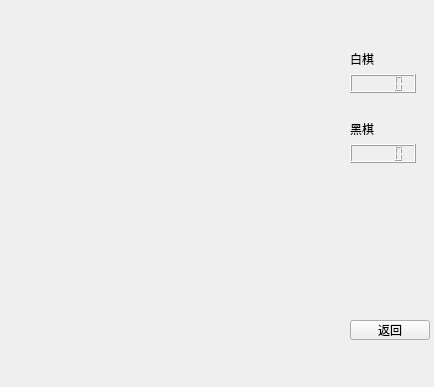
<?xml version="1.0" encoding="UTF-8"?>
<ui version="4.0">
 <class>gamewighet</class>
 <widget class="QWidget" name="gamewighet">
  <property name="geometry">
   <rect>
    <x>0</x>
    <y>0</y>
    <width>434</width>
    <height>387</height>
   </rect>
  </property>
  <property name="windowTitle">
   <string>Form</string>
  </property>
  <widget class="QWidget" name="layoutWidget">
   <property name="geometry">
    <rect>
     <x>350</x>
     <y>50</y>
     <width>66</width>
     <height>43</height>
    </rect>
   </property>
   <layout class="QVBoxLayout" name="verticalLayout">
    <item>
     <widget class="QLabel" name="label">
      <property name="text">
       <string>白棋</string>
      </property>
     </widget>
    </item>
    <item>
     <widget class="QLCDNumber" name="lcd_white"/>
    </item>
   </layout>
  </widget>
  <widget class="QWidget" name="layoutWidget">
   <property name="geometry">
    <rect>
     <x>350</x>
     <y>120</y>
     <width>66</width>
     <height>43</height>
    </rect>
   </property>
   <layout class="QVBoxLayout" name="verticalLayout_2">
    <item>
     <widget class="QLabel" name="label_2">
      <property name="text">
       <string>黑棋</string>
      </property>
     </widget>
    </item>
    <item>
     <widget class="QLCDNumber" name="lcd_black"/>
    </item>
   </layout>
  </widget>
  <widget class="QPushButton" name="returnButton">
   <property name="geometry">
    <rect>
     <x>350</x>
     <y>320</y>
     <width>80</width>
     <height>20</height>
    </rect>
   </property>
   <property name="text">
    <string>返回</string>
   </property>
  </widget>
 </widget>
 <resources/>
 <connections/>
</ui>
